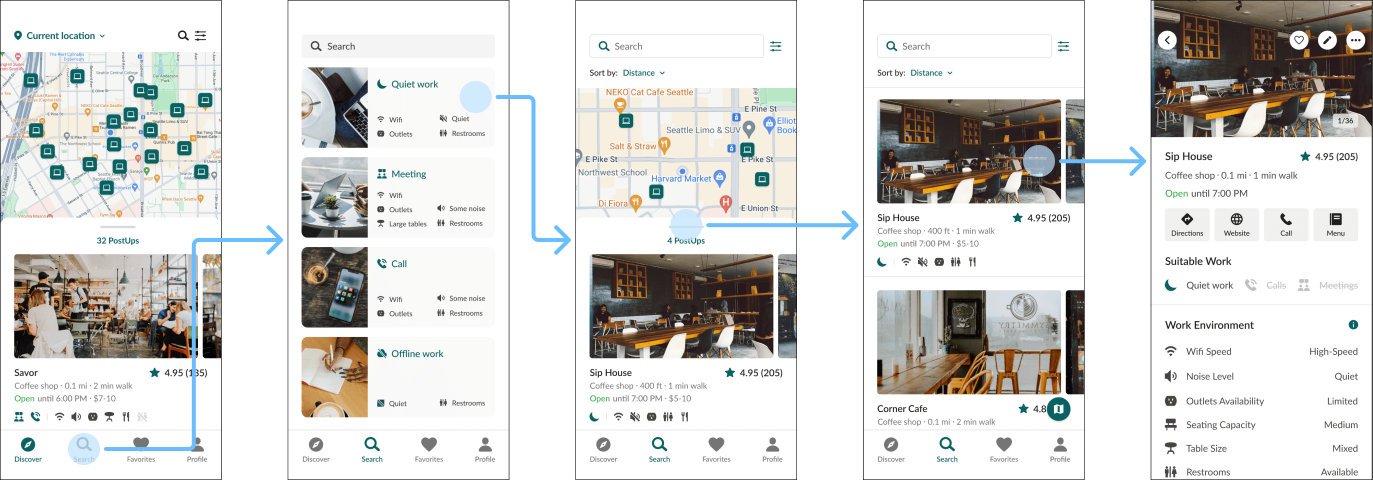
#> input picture src/assets/images/input/prototype-v1-wireflow.png, 2745 x 960 px (shown at 1/2 size); its folder holds only this picture in this run
$ python compress_images.py
#> lines starting #> are read from the running program, lines starting #| are printed output that depends on the picture
import os
from PIL import Image, ImageEnhance
import io

def compress_to_webp_with_resize_and_saturation(
    input_dir,
    output_dir,
    max_size_kb=100,
    start_quality=90,
    min_quality=50,
    resize_step=0.9,
    min_dimension=300,
    saturation_boost=1.1
):
#> called with input_dir = 'input', output_dir = 'output', max_size_kb = 100, start_quality = 90, min_quality = 50, resize_step = 0.9, min_dimension = 300, saturation_boost = 1.1
    if not os.path.exists(output_dir):
        os.makedirs(output_dir)

    max_size_bytes = max_size_kb * 1024

    for filename in os.listdir(input_dir):
        if filename.lower().endswith(('.png', '.jpg', '.jpeg', '.bmp', '.tiff', '.webp')):
            input_path = os.path.join(input_dir, filename)
            output_filename = os.path.splitext(filename)[0] + ".webp"
            output_path = os.path.join(output_dir, output_filename)

            try:
                with Image.open(input_path) as img:
#> img is the input picture: PIL image 2745x960 P; mean R, G, B, A 181.4, 188.6, 179.5, 206.7
                    icc_profile = img.info.get('icc_profile')

                    # Convert to RGBA if image has transparency, else RGB
                    if 'A' in img.getbands():
                        if img.mode != "RGBA":
                            img = img.convert("RGBA")
                    else:
                        if img.mode != "RGB":
                            img = img.convert("RGB")
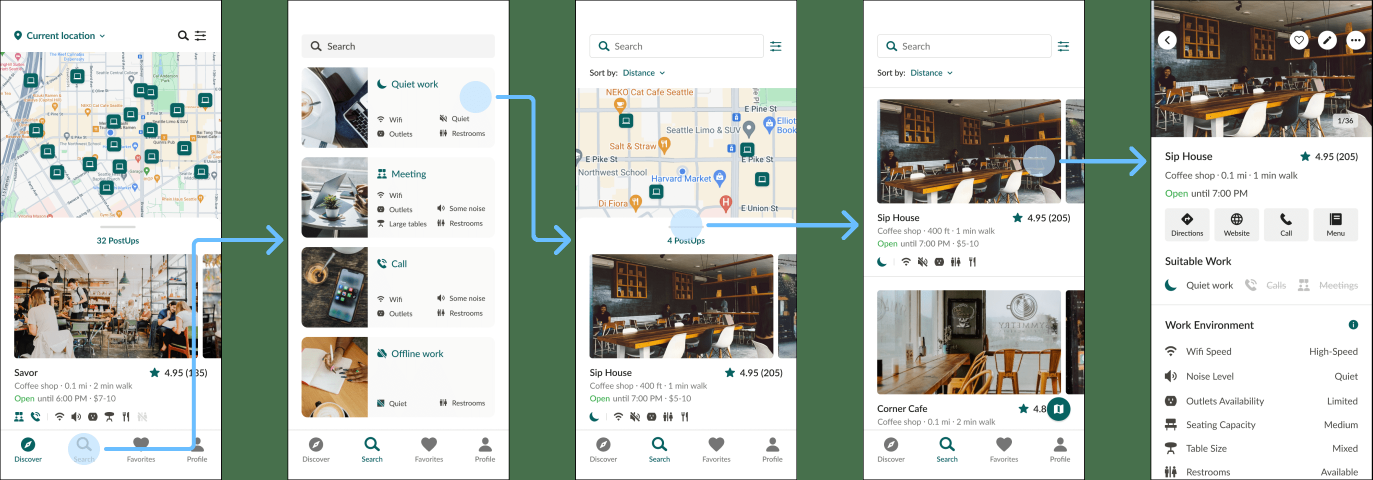
#> img: PIL image 2745x960 RGB (shown at 1/2 size); mean R, G, B 181.4, 188.6, 179.5

                    # Saturation boost only if no alpha (RGB images)
                    if saturation_boost != 1.0 and img.mode == "RGB":
                        enhancer = ImageEnhance.Color(img)
                        img = enhancer.enhance(saturation_boost)

                    while True:
                        quality = start_quality
                        while quality >= min_quality:
                            buffer = io.BytesIO()
                            img.save(buffer, format="WEBP", quality=quality, method=4, icc_profile=icc_profile)
                            size = buffer.tell()

                            if size <= max_size_bytes:
                                with open(output_path, "wb") as f_out:
                                    f_out.write(buffer.getvalue())
                                print(f"Saved {output_filename} at quality {quality} with size {size/1024:.1f} KB, dimensions: {img.size}")
                                break
                            else:
                                quality -= 5
                        else:
                            # Resize if min quality reached and size still too big
                            if img.width * resize_step < min_dimension or img.height * resize_step < min_dimension:
                                # Can't resize smaller, save at min quality anyway
                                img.save(output_path, format="WEBP", quality=min_quality, method=4, icc_profile=icc_profile)
                                final_size = os.path.getsize(output_path)
                                print(f"Saved {output_filename} at min quality {min_quality} with size {final_size/1024:.1f} KB, dimensions: {img.size} (min dimension reached)")
                                break
                            else:
                                new_width = int(img.width * resize_step)
                                new_height = int(img.height * resize_step)
                                img = img.resize((new_width, new_height), Image.LANCZOS)
                                print(f"Resized image to {img.size} and retrying compression")
                                continue
                        break
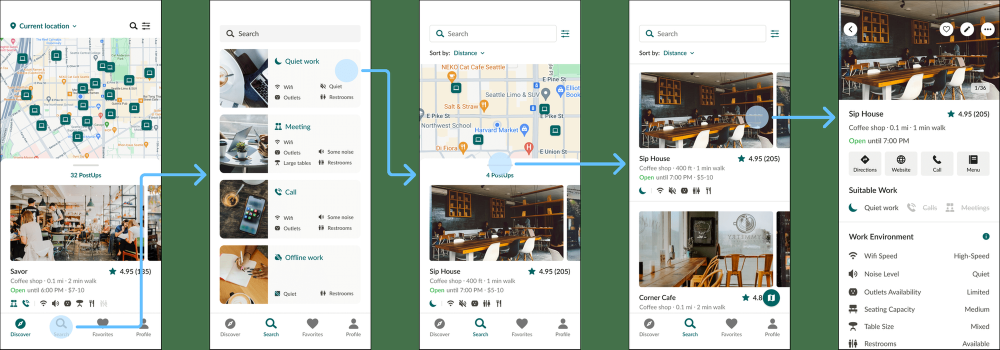
#> img: PIL image 2000x699 RGB (shown at 1/2 size); mean R, G, B 180.6, 188.4, 178.4

            except Exception as e:
                print(f"Error processing {filename}: {e}")

if __name__ == "__main__":
    input_folder = "input"
    output_folder = "output"
    compress_to_webp_with_resize_and_saturation(input_folder, output_folder)

$ run again, on src/assets/images/input/user-persona-nina.png
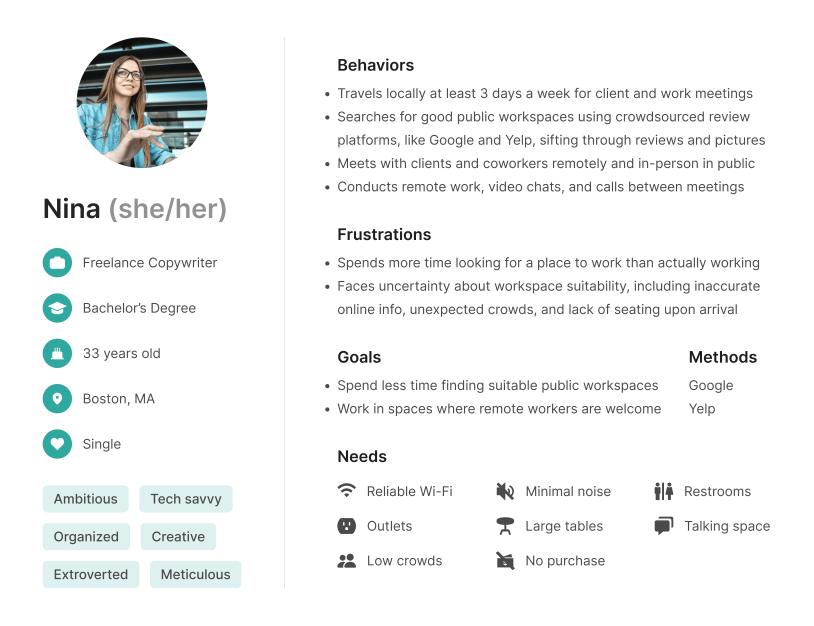
#> input picture src/assets/images/input/user-persona-nina.png, 2440 x 1876 px (shown at 1/3 size)
#> in compress_to_webp_with_resize_and_saturation, img is the input picture: PIL image 2440x1876 P; mean R, G, B, A 75.8, 114, 81.7, 24.4
#> in compress_to_webp_with_resize_and_saturation, `img = img.convert("RGB")`:
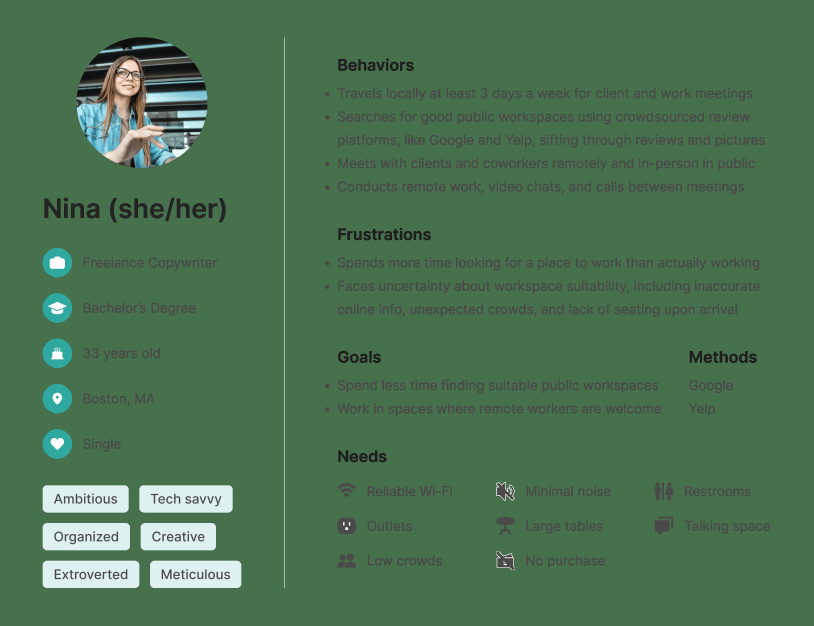
#> img: PIL image 2440x1876 RGB (shown at 1/3 size); mean R, G, B 75.8, 114, 81.7
